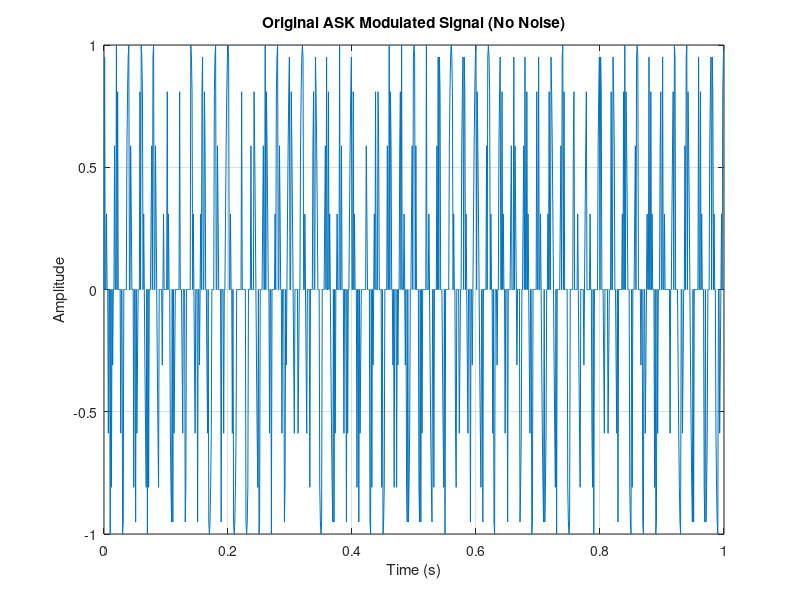
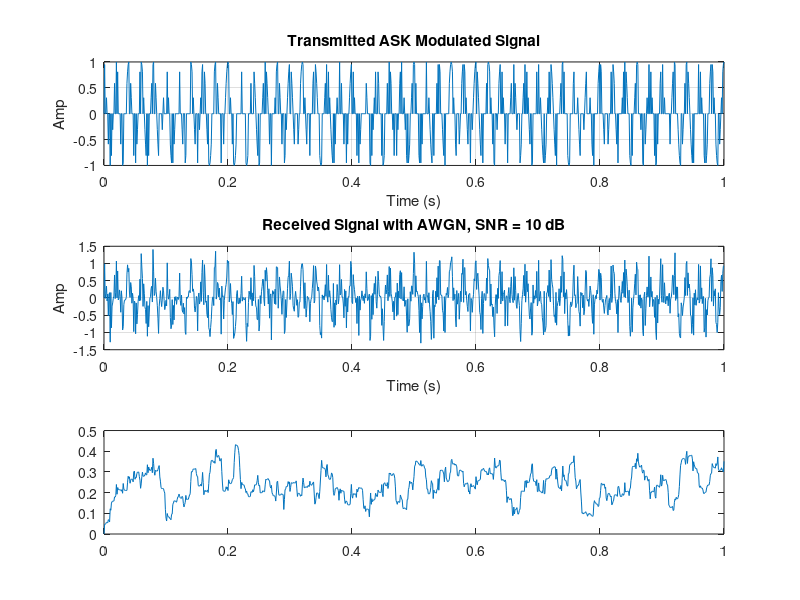

Recreate these plots in MATLAB, in order. (Note: this script raises an error after producing the figures.)
clc;
close all;
clear;

% ------------------------------------------------------------
% SNR Effect on Demodulation Performance (Binary ASK)
% ------------------------------------------------------------

% Parameters
fs = 1000;                 % Sampling frequency (Hz)
t  = 0:1/fs:1;             % Time vector (1 second)
f_c = 50;                  % Carrier frequency (Hz)

SNR_value_1 = 10;          % dB
SNR_value_2 = 5;           % dB
SNR_value_3 = 0;           % dB
SNR_value_4 = -5;          % dB
SNR_list = [SNR_value_1 SNR_value_2 SNR_value_3 SNR_value_4];

% Generate a binary message signal (0/1)
message_signal = randi([0 1], 1, length(t));

% ASK Modulation (OOK: On-Off Keying)
carrier = cos(2*pi*f_c*t);
modulated_signal = message_signal .* carrier;

% Pre-allocate
BER = zeros(size(SNR_list));

% Figure for modulated reference
figure;
plot(t, modulated_signal);
grid on;
xlabel('Time (s)');
ylabel('Amplitude');
title('Original ASK Modulated Signal (No Noise)');

% Loop over SNR values
for k = 1:length(SNR_list)
    snr_db = SNR_list(k);

    % 1) Add AWGN noise to modulated signal
    received_signal = awgn(modulated_signal, snr_db, 'measured');

    % 2) Coherent demodulation
    % Multiply by carrier and low-pass filter (moving average)
    mixed = received_signal .* carrier;

    % Simple LPF via moving average (length chosen to smooth ~carrier cycles)
    L = round(fs / f_c);              % ~samples per carrier period
    lpf = ones(1, L) / L;
    baseband = filter(lpf, 1, mixed); % detected envelope/baseband

    % 3) Decision (threshold)
    % Since message is 0/1, baseband level is ~0 for 0 and >0 for 1
    threshold = 0.25 * max(baseband);        % simple robust threshold
    demod_bits = baseband > threshold;       % recovered binary

    % 4) BER calculation
    BER(k) = sum(demod_bits ~= message_signal) / length(message_signal);

    % -------------------------
    % Plot for each SNR case
    % -------------------------
    figure;
    subplot(3,1,1);
    plot(t, modulated_signal);
    grid on;
    xlabel('Time (s)'); ylabel('Amp');
    title('Transmitted ASK Modulated Signal');

    subplot(3,1,2);
    plot(t, received_signal);
    grid on;
    xlabel('Time (s)'); ylabel('Amp');
    title(['Received Signal with AWGN, SNR = ' num2str(snr_db) ' dB']);

    subplot(3,1,3);
    plot(t, baseband); hold on;
    yline(threshold,'--');
    grid on;
    xlabel('Time (s)'); ylabel('Amp');
    title(['Demodulated Baseband (Detected), BER = ' num2str(BER(k))]);
    legend('Baseband','Threshold');
end

% Print summary
fprintf('\n--- SNR vs BER Results (ASK) ---\n');
for k = 1:length(SNR_list)
    fprintf('SNR = %4.1f dB  ->  BER = %.4f\n', SNR_list(k), BER(k));
end
fprintf('\n');
